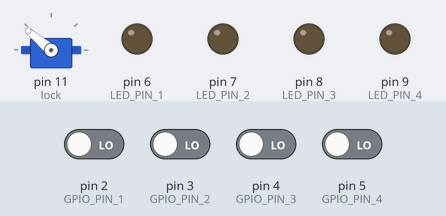
The sketch below on a simulated Arduino Uno, built with avr-gcc and run on an emulated ATmega328P. On the bench: servo, output pins drawn as LEDs (lit = HIGH). The inputs (shaded band) are chosen by the test bench; at power-on: pin 2 (GPIO_PIN_1), pin 3 (GPIO_PIN_2), pin 4 (GPIO_PIN_3), pin 5 (GPIO_PIN_4) LOW.

Above: at 1.2 s.
1.3 s: pin 2 (GPIO_PIN_1) driven HIGH
At 1.9 s:
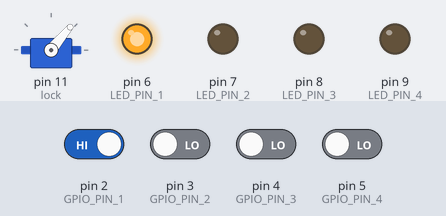
2.8 s: pin 3 (GPIO_PIN_2) driven HIGH
At 5.4 s:
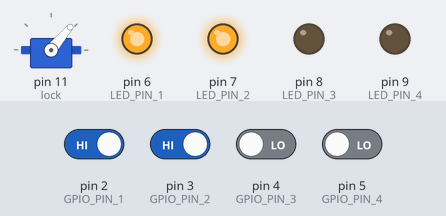
5.8 s: pin 4 (GPIO_PIN_3) driven HIGH
At 7.7 s:
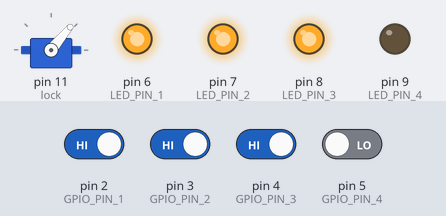
8.8 s: pin 5 (GPIO_PIN_4) driven HIGH
At 11.1 s:
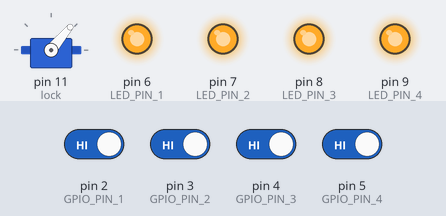
11.8 s: pin 2 (GPIO_PIN_1) driven LOW
At 14.5 s:
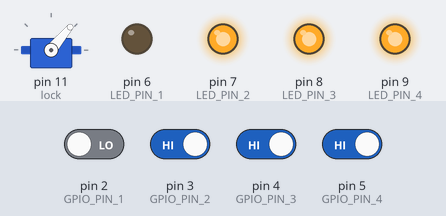
14.8 s: pin 4 (GPIO_PIN_3) driven LOW
At 16.9 s:
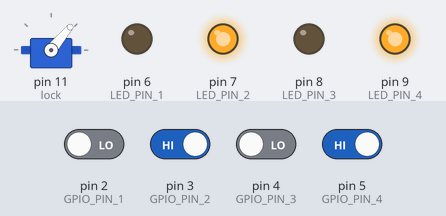
Timing chart, 0 to 18.4 s (numbered marks = the images above; inputs shaded):
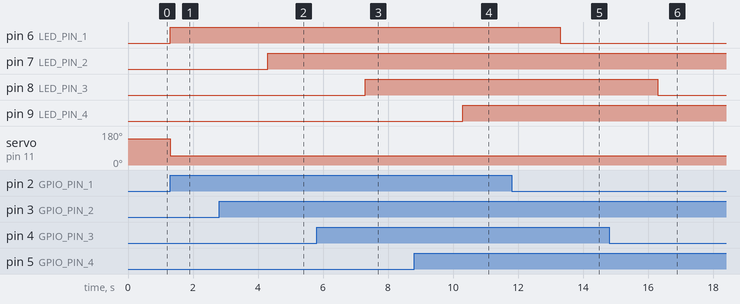

Measured:
- after the input at 1.3 s, pin 6 (LED_PIN_1): LOW → HIGH at once; servo on pin 11 (lock): 140° → 50° at once
- after the input at 2.8 s, pin 7 (LED_PIN_2): LOW → HIGH after 1.5 s
- after the input at 5.8 s, pin 8 (LED_PIN_3): LOW → HIGH after 1.5 s
- after the input at 8.8 s, pin 9 (LED_PIN_4): LOW → HIGH after 1.5 s
- after the input at 11.8 s, pin 6 (LED_PIN_1): HIGH → LOW after 1.5 s
- after the input at 14.8 s, pin 8 (LED_PIN_3): HIGH → LOW after 1.5 s

The sketch:

1_3_19_Arduino_Test.ino
```cpp
const int GPIO_PIN_1 = 2;
const int GPIO_PIN_2 = 3;
const int GPIO_PIN_3 = 4;
const int GPIO_PIN_4 = 5;

const int LED_PIN_1 = 6;
const int LED_PIN_2 = 7;
const int LED_PIN_3 = 8;
const int LED_PIN_4 = 9;

const int SERVO_PIN = 11;

#include <Servo.h>
Servo lock;
void setup() {
  pinMode(GPIO_PIN_1, INPUT);
  pinMode(GPIO_PIN_2, INPUT);
  pinMode(GPIO_PIN_3, INPUT);
  pinMode(GPIO_PIN_4, INPUT);

  pinMode(LED_PIN_1, OUTPUT);
  pinMode(LED_PIN_2, OUTPUT);
  pinMode(LED_PIN_3, OUTPUT);
  pinMode(LED_PIN_4, OUTPUT);

  digitalWrite(LED_PIN_1, LOW);
  digitalWrite(LED_PIN_2, LOW);
  digitalWrite(LED_PIN_3, LOW);
  digitalWrite(LED_PIN_4, LOW);

  lock.attach(11);
  lock.write(140);

}

void loop() {
  test_GPIO();

}

void test_GPIO(){
  if(digitalRead(GPIO_PIN_1) == HIGH){
    digitalWrite(LED_PIN_1, HIGH);
    latch();
  }else{
    digitalWrite(LED_PIN_1, LOW);
  }
  if(digitalRead(GPIO_PIN_2) == HIGH){
    digitalWrite(LED_PIN_2, HIGH);
    latch();
  }else{
    digitalWrite(LED_PIN_2, LOW);
  }
  if(digitalRead(GPIO_PIN_3) == HIGH){
    digitalWrite(LED_PIN_3, HIGH);
    latch();
  }else{
    digitalWrite(LED_PIN_3, LOW);
  }
  if(digitalRead(GPIO_PIN_4) == HIGH){
    digitalWrite(LED_PIN_4, HIGH);
    latch();
  }else{
    digitalWrite(LED_PIN_4, LOW);
  }

}

void latch(){
  lock.write(50);
  delay(3000);
  lock.write(140);
}
```
